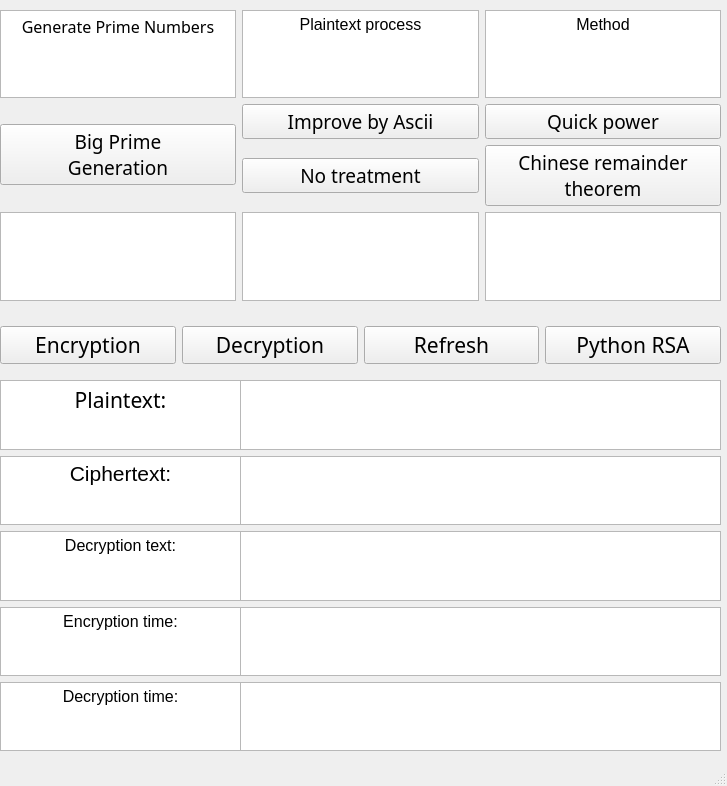
<?xml version="1.0" encoding="UTF-8"?>
<ui version="4.0">
 <class>MainWindow</class>
 <widget class="QMainWindow" name="MainWindow">
  <property name="geometry">
   <rect>
    <x>0</x>
    <y>0</y>
    <width>727</width>
    <height>786</height>
   </rect>
  </property>
  <property name="windowTitle">
   <string>MainWindow</string>
  </property>
  <widget class="QWidget" name="centralwidget">
   <widget class="QWidget" name="gridLayoutWidget">
    <property name="geometry">
     <rect>
      <x>0</x>
      <y>10</y>
      <width>721</width>
      <height>291</height>
     </rect>
    </property>
    <layout class="QGridLayout" name="gridLayout_2">
     <item row="3" column="1">
      <widget class="QTextBrowser" name="plaintext_process_chosen_text">
       <property name="font">
        <font>
         <family>Adobe Arabic</family>
         <pointsize>14</pointsize>
        </font>
       </property>
       <property name="html">
        <string>&lt;!DOCTYPE HTML PUBLIC &quot;-//W3C//DTD HTML 4.0//EN&quot; &quot;http://www.w3.org/TR/REC-html40/strict.dtd&quot;&gt;
&lt;html&gt;&lt;head&gt;&lt;meta name=&quot;qrichtext&quot; content=&quot;1&quot; /&gt;&lt;style type=&quot;text/css&quot;&gt;
p, li { white-space: pre-wrap; }
&lt;/style&gt;&lt;/head&gt;&lt;body style=&quot; font-family:'Adobe Arabic'; font-size:14pt; font-weight:400; font-style:normal;&quot;&gt;
&lt;p style=&quot;-qt-paragraph-type:empty; margin-top:0px; margin-bottom:0px; margin-left:0px; margin-right:0px; -qt-block-indent:0; text-indent:0px; font-family:'SimSun'; font-size:9pt;&quot;&gt;&lt;br /&gt;&lt;/p&gt;&lt;/body&gt;&lt;/html&gt;</string>
       </property>
      </widget>
     </item>
     <item row="2" column="2">
      <widget class="QPushButton" name="crt_button">
       <property name="font">
        <font>
         <family>Adobe Hebrew</family>
         <pointsize>14</pointsize>
        </font>
       </property>
       <property name="text">
        <string>Chinese remainder
theorem</string>
       </property>
      </widget>
     </item>
     <item row="1" column="0" rowspan="2">
      <widget class="QPushButton" name="big_prime_generation_button">
       <property name="font">
        <font>
         <family>Adobe 黑体 Std R</family>
         <pointsize>14</pointsize>
         <weight>50</weight>
         <bold>false</bold>
        </font>
       </property>
       <property name="text">
        <string>Big Prime 
Generation</string>
       </property>
      </widget>
     </item>
     <item row="3" column="2">
      <widget class="QTextBrowser" name="method_chosen_text">
       <property name="font">
        <font>
         <family>Adobe Arabic</family>
         <pointsize>14</pointsize>
        </font>
       </property>
       <property name="html">
        <string>&lt;!DOCTYPE HTML PUBLIC &quot;-//W3C//DTD HTML 4.0//EN&quot; &quot;http://www.w3.org/TR/REC-html40/strict.dtd&quot;&gt;
&lt;html&gt;&lt;head&gt;&lt;meta name=&quot;qrichtext&quot; content=&quot;1&quot; /&gt;&lt;style type=&quot;text/css&quot;&gt;
p, li { white-space: pre-wrap; }
&lt;/style&gt;&lt;/head&gt;&lt;body style=&quot; font-family:'Adobe Arabic'; font-size:14pt; font-weight:400; font-style:normal;&quot;&gt;
&lt;p style=&quot;-qt-paragraph-type:empty; margin-top:0px; margin-bottom:0px; margin-left:0px; margin-right:0px; -qt-block-indent:0; text-indent:0px; font-family:'SimSun'; font-size:9pt;&quot;&gt;&lt;br /&gt;&lt;/p&gt;&lt;/body&gt;&lt;/html&gt;</string>
       </property>
      </widget>
     </item>
     <item row="2" column="1">
      <widget class="QPushButton" name="no_treatment_button">
       <property name="font">
        <font>
         <family>Adobe 黑体 Std R</family>
         <pointsize>14</pointsize>
        </font>
       </property>
       <property name="text">
        <string>No treatment</string>
       </property>
      </widget>
     </item>
     <item row="3" column="0">
      <widget class="QTextBrowser" name="prime_chosen_text">
       <property name="font">
        <font>
         <family>Adobe Arabic</family>
         <pointsize>14</pointsize>
        </font>
       </property>
       <property name="html">
        <string>&lt;!DOCTYPE HTML PUBLIC &quot;-//W3C//DTD HTML 4.0//EN&quot; &quot;http://www.w3.org/TR/REC-html40/strict.dtd&quot;&gt;
&lt;html&gt;&lt;head&gt;&lt;meta name=&quot;qrichtext&quot; content=&quot;1&quot; /&gt;&lt;style type=&quot;text/css&quot;&gt;
p, li { white-space: pre-wrap; }
&lt;/style&gt;&lt;/head&gt;&lt;body style=&quot; font-family:'Adobe Arabic'; font-size:14pt; font-weight:400; font-style:normal;&quot;&gt;
&lt;p style=&quot;-qt-paragraph-type:empty; margin-top:0px; margin-bottom:0px; margin-left:0px; margin-right:0px; -qt-block-indent:0; text-indent:0px; font-size:12pt;&quot;&gt;&lt;br /&gt;&lt;/p&gt;&lt;/body&gt;&lt;/html&gt;</string>
       </property>
      </widget>
     </item>
     <item row="0" column="2">
      <widget class="QTextBrowser" name="textBrowser_3">
       <property name="html">
        <string>&lt;!DOCTYPE HTML PUBLIC &quot;-//W3C//DTD HTML 4.0//EN&quot; &quot;http://www.w3.org/TR/REC-html40/strict.dtd&quot;&gt;
&lt;html&gt;&lt;head&gt;&lt;meta name=&quot;qrichtext&quot; content=&quot;1&quot; /&gt;&lt;style type=&quot;text/css&quot;&gt;
p, li { white-space: pre-wrap; }
&lt;/style&gt;&lt;/head&gt;&lt;body style=&quot; font-family:'SimSun'; font-size:9pt; font-weight:400; font-style:normal;&quot;&gt;
&lt;p align=&quot;center&quot; style=&quot; margin-top:0px; margin-bottom:0px; margin-left:0px; margin-right:0px; -qt-block-indent:0; text-indent:0px;&quot;&gt;&lt;span style=&quot; font-size:12pt;&quot;&gt;Method&lt;/span&gt;&lt;/p&gt;&lt;/body&gt;&lt;/html&gt;</string>
       </property>
      </widget>
     </item>
     <item row="0" column="1">
      <widget class="QTextBrowser" name="textBrowser_2">
       <property name="html">
        <string>&lt;!DOCTYPE HTML PUBLIC &quot;-//W3C//DTD HTML 4.0//EN&quot; &quot;http://www.w3.org/TR/REC-html40/strict.dtd&quot;&gt;
&lt;html&gt;&lt;head&gt;&lt;meta name=&quot;qrichtext&quot; content=&quot;1&quot; /&gt;&lt;style type=&quot;text/css&quot;&gt;
p, li { white-space: pre-wrap; }
&lt;/style&gt;&lt;/head&gt;&lt;body style=&quot; font-family:'SimSun'; font-size:9pt; font-weight:400; font-style:normal;&quot;&gt;
&lt;p align=&quot;center&quot; style=&quot; margin-top:0px; margin-bottom:0px; margin-left:0px; margin-right:0px; -qt-block-indent:0; text-indent:0px;&quot;&gt;&lt;span style=&quot; font-size:12pt;&quot;&gt;Plaintext process&lt;/span&gt;&lt;/p&gt;&lt;/body&gt;&lt;/html&gt;</string>
       </property>
      </widget>
     </item>
     <item row="1" column="2">
      <widget class="QPushButton" name="quick_power_button">
       <property name="font">
        <font>
         <family>Adobe 黑体 Std R</family>
         <pointsize>14</pointsize>
        </font>
       </property>
       <property name="text">
        <string>Quick power</string>
       </property>
      </widget>
     </item>
     <item row="0" column="0">
      <widget class="QTextBrowser" name="textBrowser">
       <property name="font">
        <font>
         <family>Adobe Arabic</family>
         <pointsize>16</pointsize>
        </font>
       </property>
       <property name="html">
        <string>&lt;!DOCTYPE HTML PUBLIC &quot;-//W3C//DTD HTML 4.0//EN&quot; &quot;http://www.w3.org/TR/REC-html40/strict.dtd&quot;&gt;
&lt;html&gt;&lt;head&gt;&lt;meta name=&quot;qrichtext&quot; content=&quot;1&quot; /&gt;&lt;style type=&quot;text/css&quot;&gt;
p, li { white-space: pre-wrap; }
&lt;/style&gt;&lt;/head&gt;&lt;body style=&quot; font-family:'Adobe Arabic'; font-size:16pt; font-weight:400; font-style:normal;&quot;&gt;
&lt;p align=&quot;center&quot; style=&quot; margin-top:0px; margin-bottom:0px; margin-left:0px; margin-right:0px; -qt-block-indent:0; text-indent:0px;&quot;&gt;&lt;span style=&quot; font-family:'SimSun'; font-size:12pt;&quot;&gt;Generate Prime Numbers&lt;/span&gt;&lt;/p&gt;&lt;/body&gt;&lt;/html&gt;</string>
       </property>
      </widget>
     </item>
     <item row="1" column="1">
      <widget class="QPushButton" name="improve_by_ascii_button">
       <property name="font">
        <font>
         <family>Adobe 黑体 Std R</family>
         <pointsize>14</pointsize>
        </font>
       </property>
       <property name="text">
        <string>Improve by Ascii</string>
       </property>
      </widget>
     </item>
    </layout>
   </widget>
   <widget class="QWidget" name="gridLayoutWidget_2">
    <property name="geometry">
     <rect>
      <x>0</x>
      <y>320</y>
      <width>721</width>
      <height>51</height>
     </rect>
    </property>
    <layout class="QGridLayout" name="gridLayout_3">
     <item row="0" column="2">
      <widget class="QPushButton" name="refresh_button">
       <property name="font">
        <font>
         <family>Adobe Arabic</family>
         <pointsize>16</pointsize>
        </font>
       </property>
       <property name="text">
        <string>Refresh</string>
       </property>
      </widget>
     </item>
     <item row="0" column="0">
      <widget class="QPushButton" name="encryption_button">
       <property name="font">
        <font>
         <family>Adobe Arabic</family>
         <pointsize>16</pointsize>
        </font>
       </property>
       <property name="text">
        <string>Encryption</string>
       </property>
      </widget>
     </item>
     <item row="0" column="1">
      <widget class="QPushButton" name="decryption_button">
       <property name="font">
        <font>
         <family>Adobe Arabic</family>
         <pointsize>16</pointsize>
        </font>
       </property>
       <property name="text">
        <string>Decryption</string>
       </property>
      </widget>
     </item>
     <item row="0" column="3">
      <widget class="QPushButton" name="python_rsa_button">
       <property name="font">
        <font>
         <family>Adobe Arabic</family>
         <pointsize>16</pointsize>
        </font>
       </property>
       <property name="text">
        <string>Python RSA</string>
       </property>
      </widget>
     </item>
    </layout>
   </widget>
   <widget class="QWidget" name="gridLayoutWidget_3">
    <property name="geometry">
     <rect>
      <x>0</x>
      <y>380</y>
      <width>241</width>
      <height>371</height>
     </rect>
    </property>
    <layout class="QGridLayout" name="gridLayout_4">
     <item row="4" column="0">
      <widget class="QTextBrowser" name="textBrowser_8">
       <property name="html">
        <string>&lt;!DOCTYPE HTML PUBLIC &quot;-//W3C//DTD HTML 4.0//EN&quot; &quot;http://www.w3.org/TR/REC-html40/strict.dtd&quot;&gt;
&lt;html&gt;&lt;head&gt;&lt;meta name=&quot;qrichtext&quot; content=&quot;1&quot; /&gt;&lt;style type=&quot;text/css&quot;&gt;
p, li { white-space: pre-wrap; }
&lt;/style&gt;&lt;/head&gt;&lt;body style=&quot; font-family:'SimSun'; font-size:9pt; font-weight:400; font-style:normal;&quot;&gt;
&lt;p align=&quot;center&quot; style=&quot; margin-top:0px; margin-bottom:0px; margin-left:0px; margin-right:0px; -qt-block-indent:0; text-indent:0px;&quot;&gt;&lt;span style=&quot; font-size:12pt;&quot;&gt;Decryption time:&lt;/span&gt;&lt;/p&gt;&lt;/body&gt;&lt;/html&gt;</string>
       </property>
      </widget>
     </item>
     <item row="0" column="0">
      <widget class="QTextBrowser" name="textBrowser_4">
       <property name="font">
        <font>
         <family>Adobe Arabic</family>
         <pointsize>16</pointsize>
        </font>
       </property>
       <property name="html">
        <string>&lt;!DOCTYPE HTML PUBLIC &quot;-//W3C//DTD HTML 4.0//EN&quot; &quot;http://www.w3.org/TR/REC-html40/strict.dtd&quot;&gt;
&lt;html&gt;&lt;head&gt;&lt;meta name=&quot;qrichtext&quot; content=&quot;1&quot; /&gt;&lt;style type=&quot;text/css&quot;&gt;
p, li { white-space: pre-wrap; }
&lt;/style&gt;&lt;/head&gt;&lt;body style=&quot; font-family:'Adobe Arabic'; font-size:16pt; font-weight:400; font-style:normal;&quot;&gt;
&lt;p align=&quot;center&quot; style=&quot; margin-top:0px; margin-bottom:0px; margin-left:0px; margin-right:0px; -qt-block-indent:0; text-indent:0px;&quot;&gt;&lt;span style=&quot; font-family:'SimSun';&quot;&gt;Plaintext:&lt;/span&gt;&lt;/p&gt;&lt;/body&gt;&lt;/html&gt;</string>
       </property>
      </widget>
     </item>
     <item row="2" column="0">
      <widget class="QTextBrowser" name="textBrowser_6">
       <property name="html">
        <string>&lt;!DOCTYPE HTML PUBLIC &quot;-//W3C//DTD HTML 4.0//EN&quot; &quot;http://www.w3.org/TR/REC-html40/strict.dtd&quot;&gt;
&lt;html&gt;&lt;head&gt;&lt;meta name=&quot;qrichtext&quot; content=&quot;1&quot; /&gt;&lt;style type=&quot;text/css&quot;&gt;
p, li { white-space: pre-wrap; }
&lt;/style&gt;&lt;/head&gt;&lt;body style=&quot; font-family:'SimSun'; font-size:9pt; font-weight:400; font-style:normal;&quot;&gt;
&lt;p align=&quot;center&quot; style=&quot; margin-top:0px; margin-bottom:0px; margin-left:0px; margin-right:0px; -qt-block-indent:0; text-indent:0px;&quot;&gt;&lt;span style=&quot; font-size:12pt;&quot;&gt;Decryption text:&lt;/span&gt;&lt;/p&gt;&lt;/body&gt;&lt;/html&gt;</string>
       </property>
      </widget>
     </item>
     <item row="3" column="0">
      <widget class="QTextBrowser" name="textBrowser_7">
       <property name="html">
        <string>&lt;!DOCTYPE HTML PUBLIC &quot;-//W3C//DTD HTML 4.0//EN&quot; &quot;http://www.w3.org/TR/REC-html40/strict.dtd&quot;&gt;
&lt;html&gt;&lt;head&gt;&lt;meta name=&quot;qrichtext&quot; content=&quot;1&quot; /&gt;&lt;style type=&quot;text/css&quot;&gt;
p, li { white-space: pre-wrap; }
&lt;/style&gt;&lt;/head&gt;&lt;body style=&quot; font-family:'SimSun'; font-size:9pt; font-weight:400; font-style:normal;&quot;&gt;
&lt;p align=&quot;center&quot; style=&quot; margin-top:0px; margin-bottom:0px; margin-left:0px; margin-right:0px; -qt-block-indent:0; text-indent:0px;&quot;&gt;&lt;span style=&quot; font-size:12pt;&quot;&gt;Encryption time:&lt;/span&gt;&lt;/p&gt;&lt;/body&gt;&lt;/html&gt;</string>
       </property>
      </widget>
     </item>
     <item row="1" column="0">
      <widget class="QTextBrowser" name="textBrowser_5">
       <property name="html">
        <string>&lt;!DOCTYPE HTML PUBLIC &quot;-//W3C//DTD HTML 4.0//EN&quot; &quot;http://www.w3.org/TR/REC-html40/strict.dtd&quot;&gt;
&lt;html&gt;&lt;head&gt;&lt;meta name=&quot;qrichtext&quot; content=&quot;1&quot; /&gt;&lt;style type=&quot;text/css&quot;&gt;
p, li { white-space: pre-wrap; }
&lt;/style&gt;&lt;/head&gt;&lt;body style=&quot; font-family:'SimSun'; font-size:9pt; font-weight:400; font-style:normal;&quot;&gt;
&lt;p align=&quot;center&quot; style=&quot; margin-top:0px; margin-bottom:0px; margin-left:0px; margin-right:0px; -qt-block-indent:0; text-indent:0px;&quot;&gt;&lt;span style=&quot; font-size:16pt;&quot;&gt;Ciphertext:&lt;/span&gt;&lt;/p&gt;&lt;/body&gt;&lt;/html&gt;</string>
       </property>
      </widget>
     </item>
    </layout>
   </widget>
   <widget class="QWidget" name="gridLayoutWidget_4">
    <property name="geometry">
     <rect>
      <x>240</x>
      <y>380</y>
      <width>481</width>
      <height>371</height>
     </rect>
    </property>
    <layout class="QGridLayout" name="gridLayout_5">
     <item row="4" column="0">
      <widget class="QTextBrowser" name="decryption_time_text">
       <property name="font">
        <font>
         <family>Adobe Arabic</family>
         <pointsize>16</pointsize>
        </font>
       </property>
      </widget>
     </item>
     <item row="0" column="0">
      <widget class="QPlainTextEdit" name="plain_text">
       <property name="font">
        <font>
         <family>Adobe Arabic</family>
         <pointsize>16</pointsize>
        </font>
       </property>
      </widget>
     </item>
     <item row="2" column="0">
      <widget class="QTextBrowser" name="decryption_text">
       <property name="font">
        <font>
         <family>Adobe Arabic</family>
         <pointsize>16</pointsize>
        </font>
       </property>
      </widget>
     </item>
     <item row="3" column="0">
      <widget class="QTextBrowser" name="encryption_time_text">
       <property name="font">
        <font>
         <family>Adobe Arabic</family>
         <pointsize>16</pointsize>
        </font>
       </property>
      </widget>
     </item>
     <item row="1" column="0">
      <widget class="QTextBrowser" name="cipher_text">
       <property name="font">
        <font>
         <family>Adobe Arabic</family>
         <pointsize>16</pointsize>
        </font>
       </property>
      </widget>
     </item>
    </layout>
   </widget>
  </widget>
  <widget class="QStatusBar" name="statusbar"/>
 </widget>
 <resources/>
 <connections/>
</ui>
